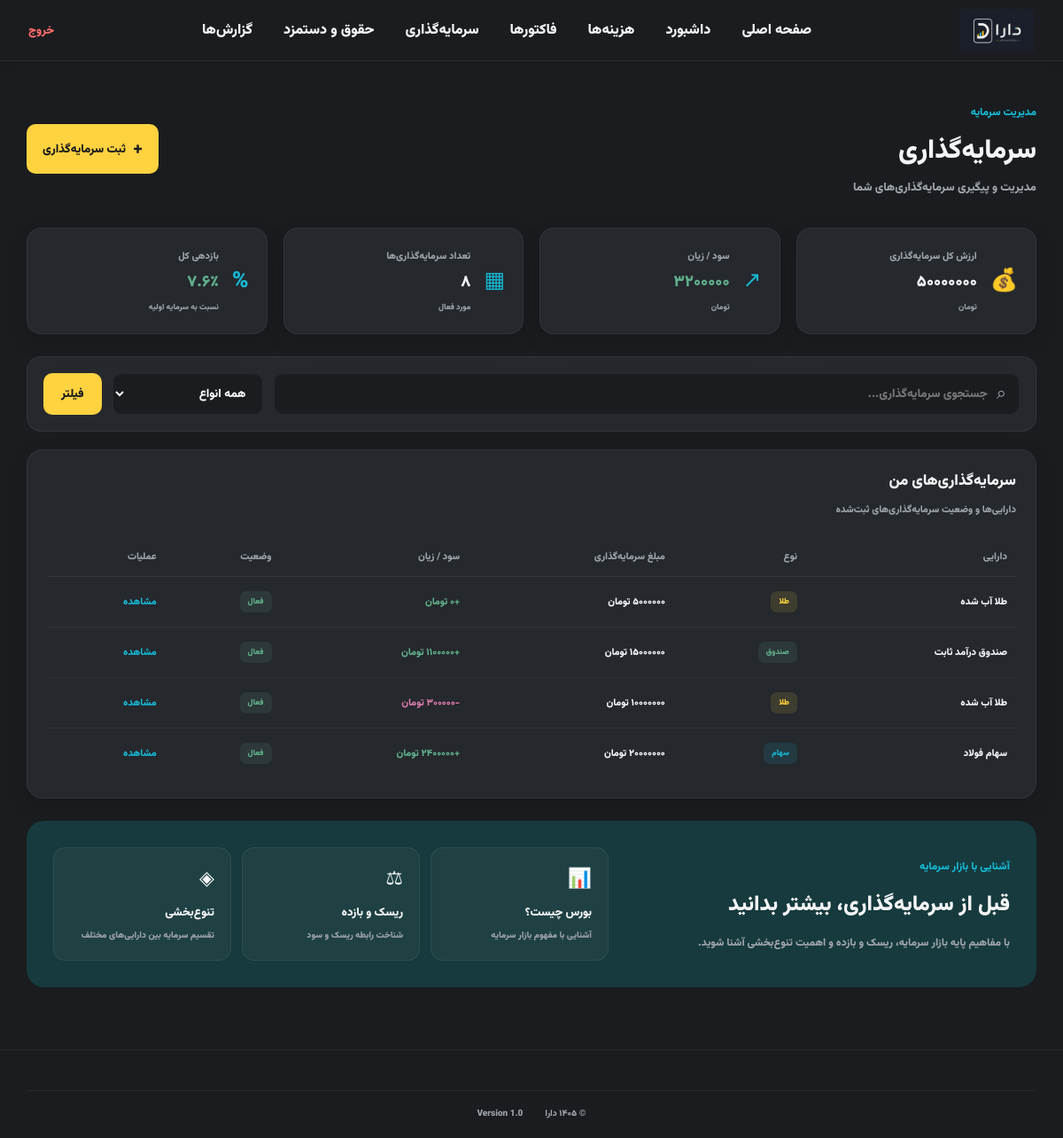
/investments/ (signed in), run on the app's committed database.
### Exam/models.py (models this page shows, shortened)
class Investment(models.Model):
    TYPE_CHOICES = (
        ('0', 'سهام'),
        ('1', 'صندوق'),
        ('2', 'طلا'),
    )
    STATUS_CHOICES = (
        ('0', 'فعال'),
        ('1', 'غیرفعال'),
    )
    name = models.CharField(max_length=127, verbose_name="نام دارایی")
    type = models.CharField(max_length=1, choices=TYPE_CHOICES, default='0', verbose_name="نوع")
    amount = models.BigIntegerField(verbose_name="مبلغ سرمایه‌گذاری")
    profit_loss = models.BigIntegerField(default=0, verbose_name="سود / زیان")
    status = models.CharField(max_length=1, choices=STATUS_CHOICES, default='0', verbose_name="وضعیت")
    created_at = models.DateTimeField(auto_now_add=True, verbose_name="تاریخ ثبت")
    updated_at = models.DateTimeField(auto_now=True, verbose_name="تاریخ ویرایش")
    user = models.ForeignKey(Person, null=True, blank=True, on_delete=models.SET_NULL, verbose_name="کاربر")
    class Meta:
        verbose_name = "سرمایه‌گذاری"
        verbose_name_plural = "سرمایه‌گذاری‌ها"

### Exam/views.py (the view)
# urls.py: path('investments/', views.investments, name='investments'),
@login_required(login_url='login')
def investments(request):
    query = request.GET.get('q', '')
    type_filter = request.GET.get('type', 'all')
    all_investments = Investment.objects.all().order_by('-created_at')
    if query:
        all_investments = all_investments.filter(name__icontains=query)
    if type_filter and type_filter != 'all':
        all_investments = all_investments.filter(type=type_filter)
    total_value = sum(i.amount for i in all_investments)
    total_profit = sum(i.profit_loss for i in all_investments)
    if request.method == 'POST':
        name = request.POST.get('name')
        inv_type = request.POST.get('type')
        amount = request.POST.get('amount')
        Investment.objects.create(name=name, type=inv_type, amount=amount, user=request.user)
        return redirect('investments')
    context = {
        'investments': all_investments,
        'total_value': total_value,
        'total_profit': total_profit,
        'query': query,
        'selected_type': type_filter,
    }
    return render(request, 'investment.html', context)

### Exam/templatetags/custom_filters.py (called while the page is built)
@register.filter(name='to_persian')
def to_persian(value):
    if value is None:
        return ''
    english_digits = '0123456789'
    persian_digits = '۰۱۲۳۴۵۶۷۸۹'
    translation_table = str.maketrans(english_digits, persian_digits)
    return str(value).translate(translation_table)

### templates/investment.html (shortened to what this page needs)
{% extends 'base.html' %}
{% load humanize %}
{% load custom_filters %}
{% load jformat %}
{% load static %}
{% block content %}
<main class="investment-page">
    <section class="page-header">
        <div>
            <span class="page-label">
                مدیریت سرمایه
            </span>
            <h1>
                سرمایه‌گذاری
            </h1>
            <p>
                مدیریت و پیگیری سرمایه‌گذاری‌های شما
            </p>
        </div>
        <button class="add-investment-btn" id="openInvestmentModal">
            <span>+</span>
            ثبت سرمایه‌گذاری
        </button>
    </section>
    <section class="investment-summary-grid">
        <div class="investment-summary-card">
            <span class="investment-icon">💰</span>
            <div>
                <span class="summary-title">
                    ارزش کل سرمایه‌گذاری
                </span>
                <strong>
                    {{ total_value|intcomma|to_persian }}
                </strong>
                <small>
                    تومان
                </small>
            </div>
        </div>
        <div class="investment-summary-card">
            <span class="investment-icon">↗</span>
            <div>
                <span class="summary-title">
                    سود / زیان
                </span>
                <strong class="profit-value">
                    {{ total_profit|intcomma|to_persian }}
                </strong>
                <small>
                    تومان
                </small>
            </div>
        </div>
        <div class="investment-summary-card">
            <span class="investment-icon">▦</span>
            <div>
                <span class="summary-title">
                    تعداد سرمایه‌گذاری‌ها
                </span>
                <strong>
                    ۸
                </strong>
                <small>
                    مورد فعال
                </small>
            </div>
        </div>
        <div class="investment-summary-card">
            <span class="investment-icon">%</span>
            <div>
                <span class="summary-title">
                    بازدهی کل
                </span>
                <strong class="profit-value">
                    ۷.۶٪
                </strong>
                <small>
                    نسبت به سرمایه اولیه
                </small>
            </div>
        </div>
    </section>
    <form method="GET" action="{% url 'investments' %}" class="investment-filter-box">
        <div class="investment-search">
            <span>⌕</span>
            <input type="text" name="q" value="{{ query }}" placeholder="جستجوی سرمایه‌گذاری...">
        </div>
        <select name="type">
            <option value="all">همه انواع</option>
        </select>
        <button type="submit" style="background: var(--color-primary); color: #1A1C1F; border: none; padding: 0 20px; border-radius: 10px; cursor: pointer; font-family: 'vazir';">فیلتر</button>
    </form>
    <section class="investment-table-card">
        <div class="section-title">
            <div>
                <h2>
                    سرمایه‌گذاری‌های من
                </h2>
                <span>
                    دارایی‌ها و وضعیت سرمایه‌گذاری‌های ثبت‌شده
                </span>
            </div>
        </div>
        <div class="investment-table-wrapper">
            <table>
                <thead>
                    <tr>
                        <th>دارایی</th>
                        <th>نوع</th>
                        <th>مبلغ سرمایه‌گذاری</th>
                        <th>سود / زیان</th>
                        <th>وضعیت</th>
                        <th>عملیات</th>
                    </tr>
                </thead>
                <tbody id="investmentTable">
                    {% for inv in investments %}
                    <tr>
                        <td>{{ inv.name }}</td>
                        <td>
                            <span class="investment-type {% if inv.type == '0' %}stock{% elif inv.type == '1' %}fund{% else %}gold{% endif %}">
                                {{ inv.get_type_display }}
                            </span>
                        </td>
                        <td>{{ inv.amount|intcomma|to_persian }} تومان</td>
                        <td class="{% if inv.profit_loss >= 0 %}profit-text{% else %}loss-text{% endif %}">
                            {% if inv.profit_loss >= 0 %}+{% endif %}{{ inv.profit_loss|intcomma|to_persian }} تومان
                        </td>
                        <td>
                            <span class="investment-status active">{{ inv.get_status_display }}</span>
                        </td>
                        <td>
                            <button class="investment-view">مشاهده</button>
                        </td>
                    </tr>
                    {% empty %}
                    <tr>
                        <td colspan="6" style="text-align: center; color: gray;">هیچ سرمایه‌گذاری ثبت نشده است.</td>
                    </tr>
                    {% endfor %}
                </tbody>
            </table>
        </div>
    </section>
    <section class="investment-learning">
        <div class="learning-content">
            <span class="learning-label">
                آشنایی با بازار سرمایه
            </span>
            <h2>
                قبل از سرمایه‌گذاری، بیشتر بدانید
            </h2>
            <p>
                با مفاهیم پایه بازار سرمایه، ریسک و بازده
                و اهمیت تنوع‌بخشی آشنا شوید.
            </p>
        </div>
        <div class="learning-cards">
            <div class="learning-card">
                <span>📊</span>
                <h3>
                    بورس چیست؟
                </h3>
                <p>
                    آشنایی با مفهوم بازار سرمایه
                </p>
            </div>
            <div class="learning-card">
                <span>⚖</span>
                <h3>
                    ریسک و بازده
                </h3>
                <p>
                    شناخت رابطه ریسک و سود
                </p>
            </div>
            <div class="learning-card">
                <span>◈</span>
                <h3>
                    تنوع‌بخشی
                </h3>
                <p>
                    تقسیم سرمایه بین دارایی‌های مختلف
                </p>
            </div>
        </div>
    </section>
</main>
{% endblock %}

### data on the page
Investment: name "طلا آب شده", type "طلا", amount|to_persian "۵۰۰۰۰۰۰", profit_loss|to_persian "۰", status "فعال"
Investment: name "صندوق درآمد ثابت", type "صندوق", profit_loss|to_persian "۱۱۰۰۰۰۰", status "فعال"
Investment: name "طلا آب شده", type "طلا", amount|to_persian "۱۰۰۰۰۰۰۰", profit_loss|to_persian "-۳۰۰۰۰۰", status "فعال"
Investment: name "سهام فولاد", type "سهام", amount|to_persian "۲۰۰۰۰۰۰۰", profit_loss|to_persian "۲۴۰۰۰۰۰", status "فعال"

### other printed values
{{ total_value|intcomma|to_persian }} "۵۰۰۰۰۰۰۰"
{{ total_profit|intcomma|to_persian }} "۳۲۰۰۰۰۰"
